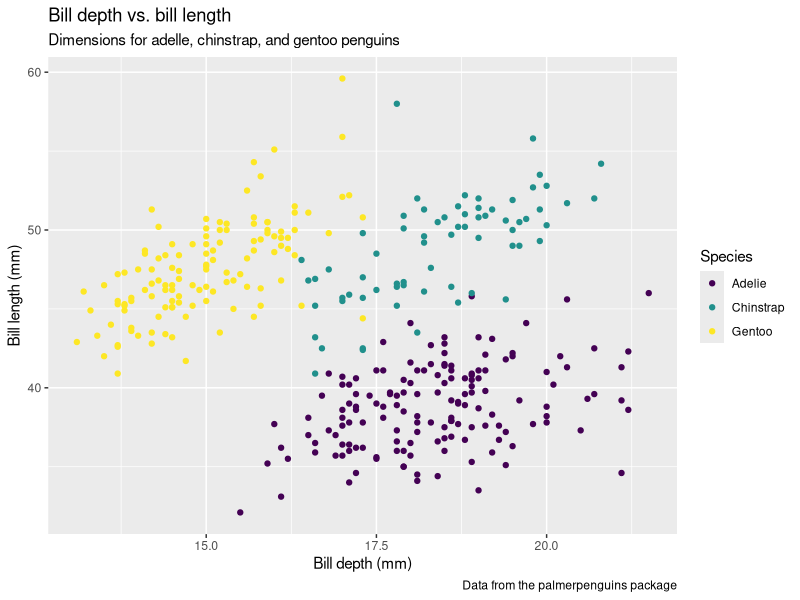

Source code (R):
# setup
# install.packages("tidyverse")
# install.packages("palmerpenguins")
library(tidyverse)
library(palmerpenguins)


# take a look at the data
glimpse(penguins)


# plot
# note: can also omit the names of the first two arguments: data and mapping
# e.g., ggplot(penguins, aes(...)) + ...
ggplot(
  data = penguins,
  mapping = aes(
    x = bill_depth_mm,
    y = bill_length_mm,
    color = species
    )
  ) + 
  geom_point() +
  labs(
    title = "Bill depth vs. bill length",
    subtitle = "Dimensions for adelle, chinstrap, and gentoo penguins",
    x = "Bill depth (mm)",
    y = "Bill length (mm)",
    color = "Species",
    caption = "Data from the palmerpenguins package"
  ) +
  scale_color_viridis_d() 
      # discrete color scale from the viridis package for 
      # better color vision accessibility


# Narrative: 
# Start with the penguins data frame, then map bill depth to the x-axis, 
# bill length to the y-axis, and species to color. 
# Represent each observation as a point.
# Title the plot "Bill depth vs. bill length", add the subtitle 
# "Dimensions for adelle, chinstrap, and gentoo penguins", label the x-axis 
# "Bill depth (mm)", label the y-axis "Bill length (mm)", label the color legend 
# "Species", and caption the plot "Data from the palmerpenguins package".
# Use a discrete color scale that is designed for viewers with common forms of
# color blindness.


